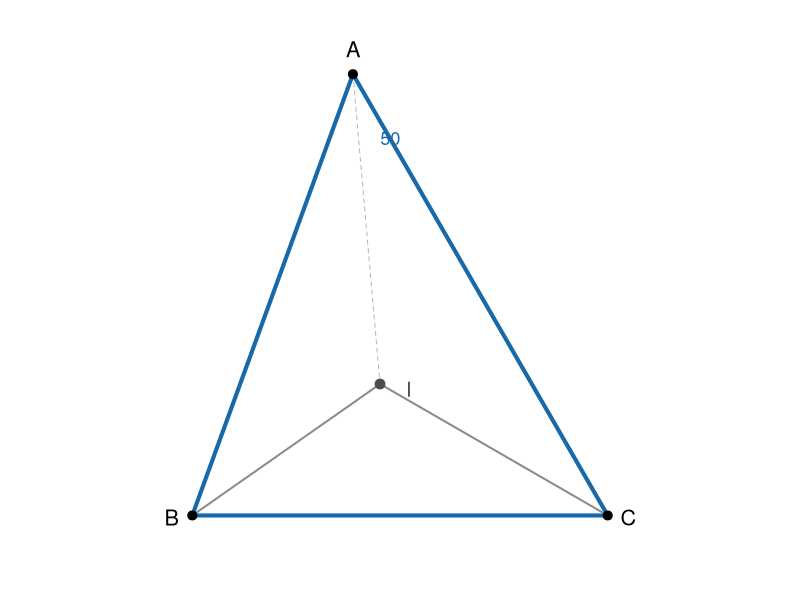
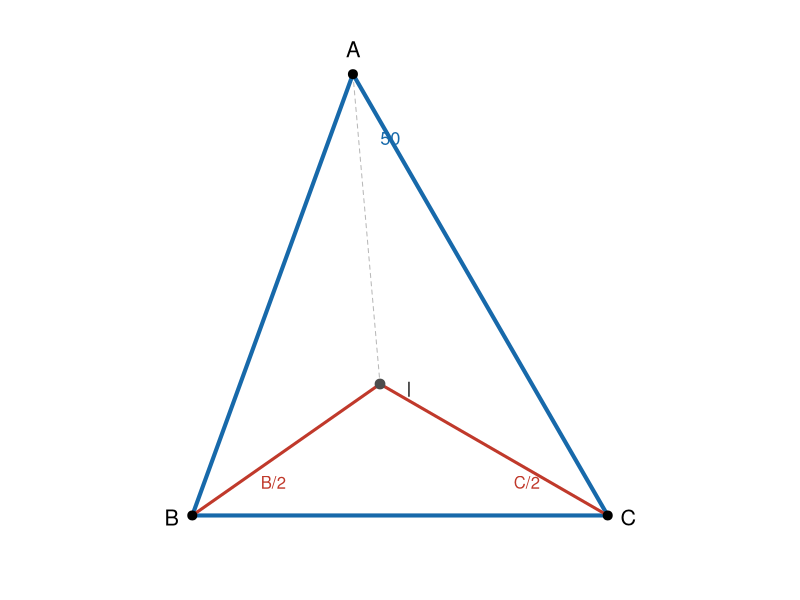
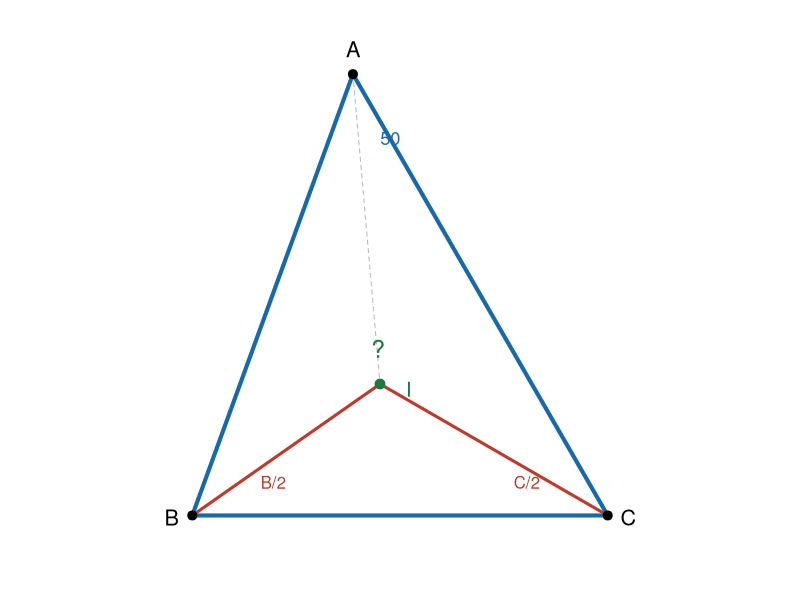
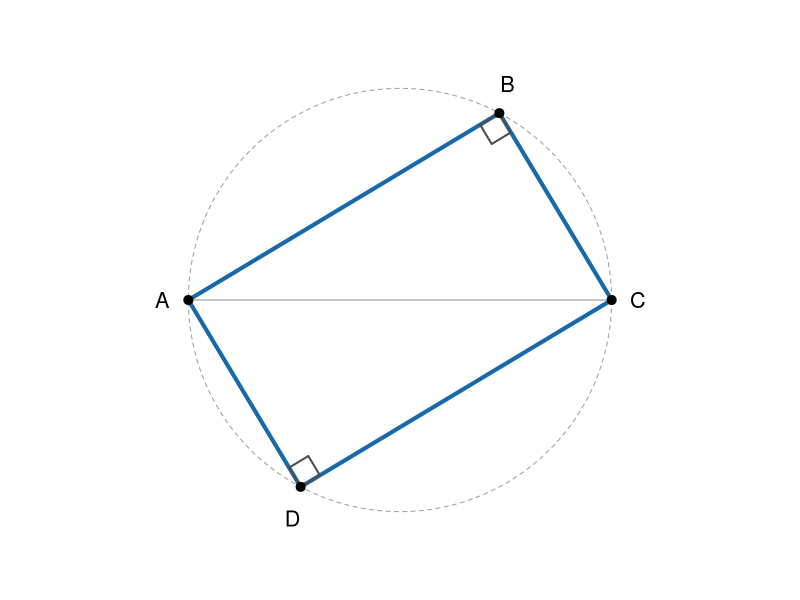
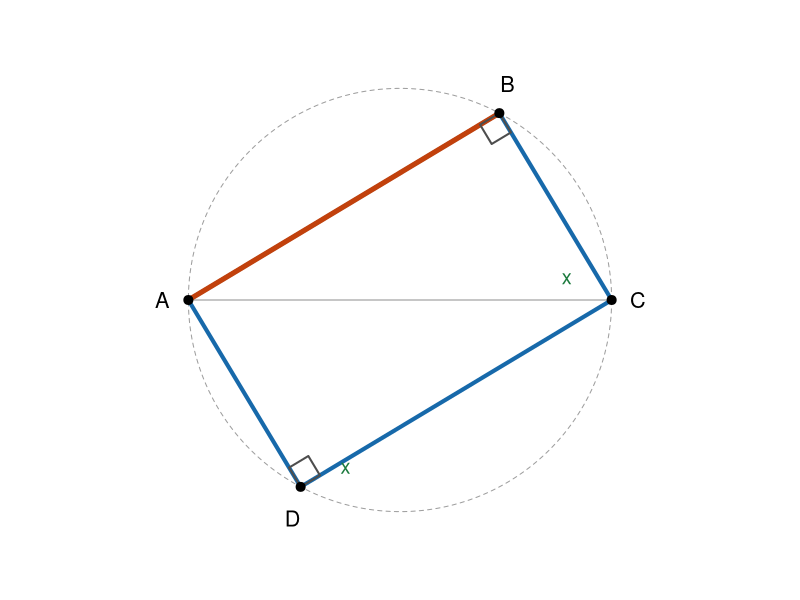

The R source for these figures, in order:
## ---- chunk 1
knitr::opts_chunk$set(echo = FALSE, fig.align = "center", dev = "png",
                      fig.width = 5, fig.height = 4.5, dpi = 150)
blue   <- "#1769aa"
orange <- "#c2410c"
red_c  <- "#c0392b"
grn_c  <- "#1b7a3d"

# Incenter figure for problem A1. step 0 = plain triangle + I + bisectors;
# step 1 highlights the two base half-angles (red, matching the .red text);
# step 2 highlights the target angle BIC (green).
draw_incenter <- function(step = 0) {
  par(mar=c(0,0,0,0), pty="s")
  angB <- 70; angC <- 60           # so angle A = 50
  B <- c(0,0); C <- c(4,0); a <- 4
  cAB <- a*sin(angC*pi/180)/sin(50*pi/180)
  A   <- B + cAB*c(cos(angB*pi/180), sin(angB*pi/180))
  bCA <- a*sin(angB*pi/180)/sin(50*pi/180)
  I   <- (a*A + bCA*B + cAB*C)/(a + bCA + cAB)
  plot(NA, xlim=c(-0.5,4.5), ylim=c(-0.6, A[2]+0.5), asp=1, axes=FALSE, xlab="", ylab="")
  polygon(c(A[1],B[1],C[1]), c(A[2],B[2],C[2]), border=blue, lwd=4)
  bcol <- if (step >= 1) red_c else "grey55"
  blw  <- if (step >= 1) 3 else 2
  segments(B[1],B[2], I[1],I[2], col=bcol, lwd=blw)
  segments(C[1],C[2], I[1],I[2], col=bcol, lwd=blw)
  segments(A[1],A[2], I[1],I[2], col="grey72", lwd=1, lty=2)
  points(rbind(A,B,C), pch=19, cex=1.2)
  points(I[1],I[2], pch=19, cex=1.3, col=if (step >= 2) grn_c else "grey30")
  text(A[1], A[2]+0.24, "A", cex=1.3)
  text(B[1]-0.2, B[2]-0.02, "B", cex=1.3)
  text(C[1]+0.2, C[2]-0.02, "C", cex=1.3)
  text(I[1]+0.28, I[2]-0.05, "I", cex=1.2, col=if (step >= 2) grn_c else "grey30")
  text(A[1]+0.36, A[2]-0.62, "50", cex=1.1, col=blue)
  if (step >= 1) {
    text(0.78, 0.32, "B/2", cex=1.0, col=red_c)
    text(3.22, 0.32, "C/2", cex=1.0, col=red_c)
  }
  if (step >= 2) text(I[1]-0.02, I[2]+0.34, "?", cex=1.5, col=grn_c)
}

# Hidden-circle figure for problem C3. step 0 = quadrilateral with the two right
# angles; step 1 reveals the circle with AC as diameter; step 2 highlights chord
# AB and the two equal angles (green) that stand on it.
draw_hidden <- function(step = 0) {
  par(mar=c(0,0,0,0), pty="s")
  r <- 1.6; O <- c(0,0)
  A <- c(-r,0); C <- c(r,0)
  B <- r*c(cos( 62*pi/180), sin( 62*pi/180))
  D <- r*c(cos(-118*pi/180), sin(-118*pi/180))
  plot(NA, xlim=c(-r-0.5,r+0.5), ylim=c(-r-0.5,r+0.5), asp=1, axes=FALSE, xlab="", ylab="")
  if (step >= 1) {
    tt <- seq(0, 2*pi, length.out=220)
    lines(O[1]+r*cos(tt), O[2]+r*sin(tt), col="grey62", lty=2)
    segments(A[1],A[2], C[1],C[2], col="grey58", lwd=1)
  }
  raSquare <- function(P, U, V, d=0.17, col="grey30") {
    u <- U/sqrt(sum(U^2)); v <- V/sqrt(sum(V^2))
    polygon(c(P[1], P[1]+d*u[1], P[1]+d*(u+v)[1], P[1]+d*v[1]),
            c(P[2], P[2]+d*u[2], P[2]+d*(u+v)[2], P[2]+d*v[2]), border=col, lwd=2)
  }
  polygon(c(A[1],B[1],C[1],D[1]), c(A[2],B[2],C[2],D[2]), border=blue, lwd=4)
  if (step >= 2) segments(A[1],A[2], B[1],B[2], col=orange, lwd=5)
  raSquare(B, A-B, C-B); raSquare(D, A-D, C-D)
  points(rbind(A,B,C,D), pch=19, cex=1.2)
  text(A[1]-0.2, A[2], "A", cex=1.3)
  text(B[1]+0.06, B[2]+0.22, "B", cex=1.3)
  text(C[1]+0.2, C[2], "C", cex=1.3)
  text(D[1]-0.06, D[2]-0.24, "D", cex=1.3)
  if (step >= 2) {
    text(C[1]-0.34, C[2]+0.16, "x", cex=1.2, col=grn_c)
    text(D[1]+0.34, D[2]+0.14, "x", cex=1.2, col=grn_c)
  }
}
## ---- chunk 2
draw_incenter(0)
## ---- chunk 3
draw_incenter(1)
## ---- chunk 4
draw_incenter(2)
## ---- chunk 5
draw_hidden(1)
## ---- chunk 6
draw_hidden(2)
